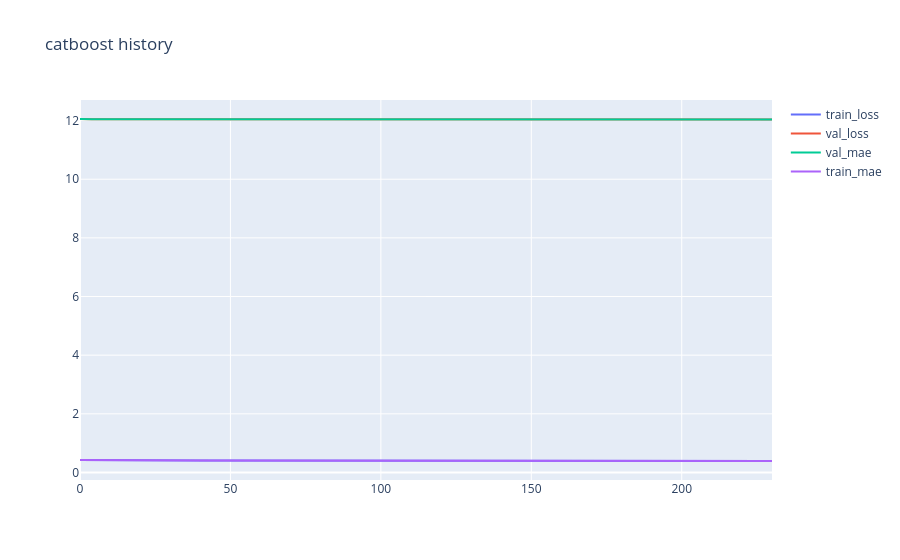
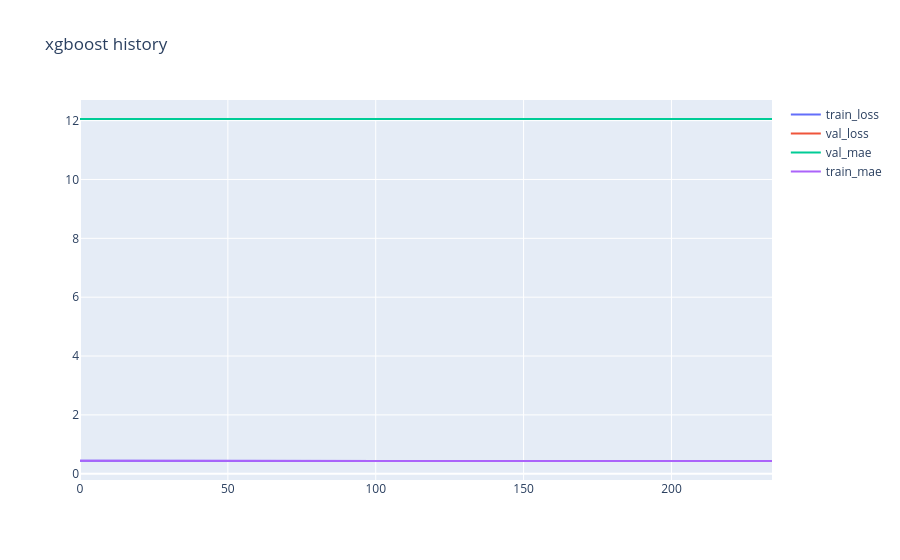
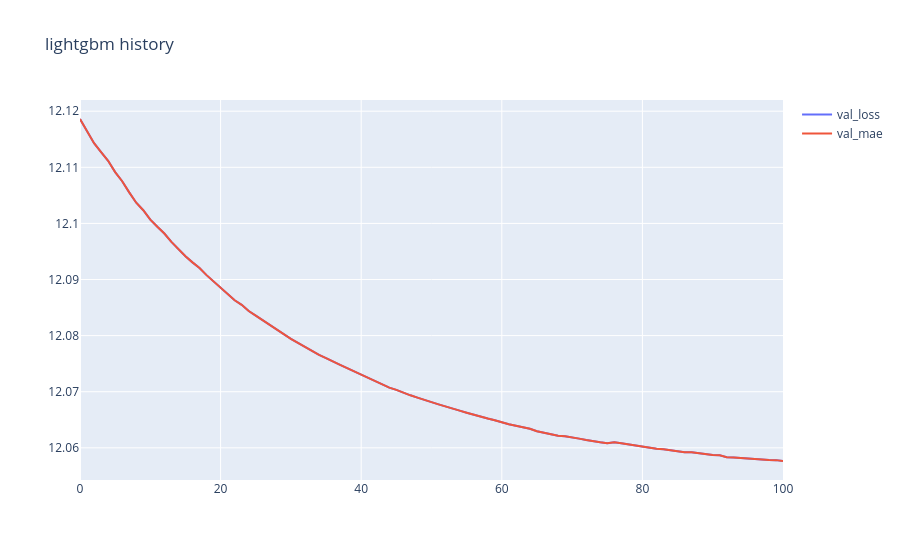
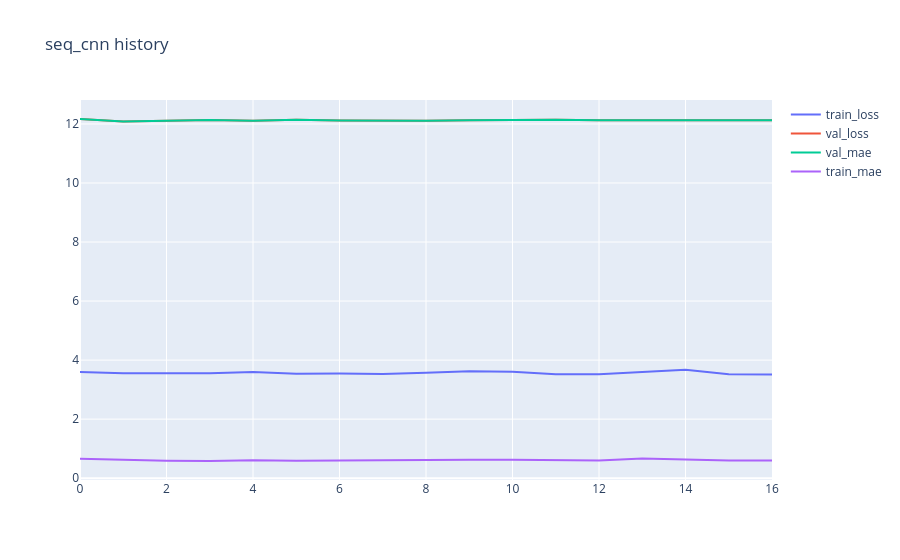

Notebook code for these charts, in order:
### Code cell
display(Markdown("## Learning curves"))
for model in ["catboost", "xgboost", "lightgbm", "seq_cnn", "nasnet_cnn", "ft_transformer", "tabm"]:
    p = RESULTS / model / "history.csv"
    if not p.exists():
        continue
    h = pd.read_csv(p)
    if h.empty:
        continue
    fig = go.Figure()
    for col in ("train_loss", "val_loss", "val_mae", "train_mae"):
        if col in h.columns:
            fig.add_trace(go.Scatter(x=h.get("step"), y=h[col], mode="lines", name=col))
    fig.update_layout(title=f"{model} history")
    fig.write_html(FIG / f"history_{model}.html")
    try:
        fig.show()
    except Exception as e:
        print("show skipped:", e)

### Figure 1 — Plotly figure (JSON) as saved in the notebook; plotly's stock layout.template omitted (floating-point values rounded to 4 significant figures; data arrays with more than 128 entries replaced by an {"elided": "..."} marker saying what was removed)
{"data": [{"mode": "lines", "name": "train_loss", "type": "scatter", "x": {"elided": "231 float values"}, "y": {"elided": "231 float values"}}, {"mode": "lines", "name": "val_loss", "type": "scatter", "x": {"elided": "231 float values"}, "y": {"elided": "231 float values"}}, {"mode": "lines", "name": "val_mae", "type": "scatter", "x": {"elided": "231 float values"}, "y": {"elided": "231 float values"}}, {"mode": "lines", "name": "train_mae", "type": "scatter", "x": {"elided": "231 float values"}, "y": {"elided": "231 float values"}}], "layout": {"title": {"text": "catboost history"}}}

### Figure 2 — Plotly figure (JSON) as saved in the notebook; plotly's stock layout.template omitted (floating-point values rounded to 4 significant figures; data arrays with more than 128 entries replaced by an {"elided": "..."} marker saying what was removed)
{"data": [{"mode": "lines", "name": "train_loss", "type": "scatter", "x": {"elided": "235 float values"}, "y": {"elided": "235 float values"}}, {"mode": "lines", "name": "val_loss", "type": "scatter", "x": {"elided": "235 float values"}, "y": {"elided": "235 float values"}}, {"mode": "lines", "name": "val_mae", "type": "scatter", "x": {"elided": "235 float values"}, "y": {"elided": "235 float values"}}, {"mode": "lines", "name": "train_mae", "type": "scatter", "x": {"elided": "235 float values"}, "y": {"elided": "235 float values"}}], "layout": {"title": {"text": "xgboost history"}}}

### Figure 3 — Plotly figure (JSON) as saved in the notebook; plotly's stock layout.template omitted (floating-point values rounded to 4 significant figures)
{"data": [{"mode": "lines", "name": "val_loss", "type": "scatter", "x": [0.0, 1.0, 2.0, 3.0, 4.0, 5.0, 6.0, 7.0, 8.0, 9.0, 10.0, 11.0, 12.0, 13.0, 14.0, 15.0, 16.0, 17.0, 18.0, 19.0, 20.0, 21.0, 22.0, 23.0, 24.0, 25.0, 26.0, 27.0, 28.0, 29.0, 30.0, 31.0, 32.0, 33.0, 34.0, 35.0, 36.0, 37.0, 38.0, 39.0, 40.0, 41.0, 42.0, 43.0, 44.0, 45.0, 46.0, 47.0, 48.0, 49.0, 50.0, 51.0, 52.0, 53.0, 54.0, 55.0, 56.0, 57.0, 58.0, 59.0, 60.0, 61.0, 62.0, 63.0, 64.0, 65.0, 66.0, 67.0, 68.0, 69.0, 70.0, 71.0, 72.0, 73.0, 74.0, 75.0, 76.0, 77.0, 78.0, 79.0, 80.0, 81.0, 82.0, 83.0, 84.0, 85.0, 86.0, 87.0, 88.0, 89.0, 90.0, 91.0, 92.0, 93.0, 94.0, 95.0, 96.0, 97.0, 98.0, 99.0, 100.0], "y": [12.12, 12.12, 12.11, 12.11, 12.11, 12.11, 12.11, 12.11, 12.1, 12.1, 12.1, 12.1, 12.1, 12.1, 12.1, 12.09, 12.09, 12.09, 12.09, 12.09, 12.09, 12.09, 12.09, 12.09, 12.08, 12.08, 12.08, 12.08, 12.08, 12.08, 12.08, 12.08, 12.08, 12.08, 12.08, 12.08, 12.08, 12.07, 12.07, 12.07, 12.07, 12.07, 12.07, 12.07, 12.07, 12.07, 12.07, 12.07, 12.07, 12.07, 12.07, 12.07, 12.07, 12.07, 12.07, 12.07, 12.07, 12.07, 12.07, 12.06, 12.06, 12.06, 12.06, 12.06, 12.06, 12.06, 12.06, 12.06, 12.06, 12.06, 12.06, 12.06, 12.06, 12.06, 12.06, 12.06, 12.06, 12.06, 12.06, 12.06, 12.06, 12.06, 12.06, 12.06, 12.06, 12.06, 12.06, 12.06, 12.06, 12.06, 12.06, 12.06, 12.06, 12.06, 12.06, 12.06, 12.06, 12.06, 12.06, 12.06, 12.06]}, {"mode": "lines", "name": "val_mae", "type": "scatter", "x": [0.0, 1.0, 2.0, 3.0, 4.0, 5.0, 6.0, 7.0, 8.0, 9.0, 10.0, 11.0, 12.0, 13.0, 14.0, 15.0, 16.0, 17.0, 18.0, 19.0, 20.0, 21.0, 22.0, 23.0, 24.0, 25.0, 26.0, 27.0, 28.0, 29.0, 30.0, 31.0, 32.0, 33.0, 34.0, 35.0, 36.0, 37.0, 38.0, 39.0, 40.0, 41.0, 42.0, 43.0, 44.0, 45.0, 46.0, 47.0, 48.0, 49.0, 50.0, 51.0, 52.0, 53.0, 54.0, 55.0, 56.0, 57.0, 58.0, 59.0, 60.0, 61.0, 62.0, 63.0, 64.0, 65.0, 66.0, 67.0, 68.0, 69.0, 70.0, 71.0, 72.0, 73.0, 74.0, 75.0, 76.0, 77.0, 78.0, 79.0, 80.0, 81.0, 82.0, 83.0, 84.0, 85.0, 86.0, 87.0, 88.0, 89.0, 90.0, 91.0, 92.0, 93.0, 94.0, 95.0, 96.0, 97.0, 98.0, 99.0, 100.0], "y": [12.12, 12.12, 12.11, 12.11, 12.11, 12.11, 12.11, 12.11, 12.1, 12.1, 12.1, 12.1, 12.1, 12.1, 12.1, 12.09, 12.09, 12.09, 12.09, 12.09, 12.09, 12.09, 12.09, 12.09, 12.08, 12.08, 12.08, 12.08, 12.08, 12.08, 12.08, 12.08, 12.08, 12.08, 12.08, 12.08, 12.08, 12.07, 12.07, 12.07, 12.07, 12.07, 12.07, 12.07, 12.07, 12.07, 12.07, 12.07, 12.07, 12.07, 12.07, 12.07, 12.07, 12.07, 12.07, 12.07, 12.07, 12.07, 12.07, 12.06, 12.06, 12.06, 12.06, 12.06, 12.06, 12.06, 12.06, 12.06, 12.06, 12.06, 12.06, 12.06, 12.06, 12.06, 12.06, 12.06, 12.06, 12.06, 12.06, 12.06, 12.06, 12.06, 12.06, 12.06, 12.06, 12.06, 12.06, 12.06, 12.06, 12.06, 12.06, 12.06, 12.06, 12.06, 12.06, 12.06, 12.06, 12.06, 12.06, 12.06, 12.06]}], "layout": {"title": {"text": "lightgbm history"}}}

### Figure 4 — Plotly figure (JSON) as saved in the notebook; plotly's stock layout.template omitted (floating-point values rounded to 4 significant figures)
{"data": [{"mode": "lines", "name": "train_loss", "type": "scatter", "x": [0.0, 1.0, 2.0, 3.0, 4.0, 5.0, 6.0, 7.0, 8.0, 9.0, 10.0, 11.0, 12.0, 13.0, 14.0, 15.0, 16.0], "y": [3.594, 3.557, 3.555, 3.551, 3.601, 3.54, 3.543, 3.529, 3.571, 3.619, 3.605, 3.522, 3.523, 3.606, 3.675, 3.52, 3.512]}, {"mode": "lines", "name": "val_loss", "type": "scatter", "x": [0.0, 1.0, 2.0, 3.0, 4.0, 5.0, 6.0, 7.0, 8.0, 9.0, 10.0, 11.0, 12.0, 13.0, 14.0, 15.0, 16.0], "y": [12.17, 12.08, 12.11, 12.13, 12.11, 12.14, 12.12, 12.11, 12.11, 12.12, 12.14, 12.15, 12.12, 12.13, 12.12, 12.13, 12.12]}, {"mode": "lines", "name": "val_mae", "type": "scatter", "x": [0.0, 1.0, 2.0, 3.0, 4.0, 5.0, 6.0, 7.0, 8.0, 9.0, 10.0, 11.0, 12.0, 13.0, 14.0, 15.0, 16.0], "y": [12.17, 12.08, 12.11, 12.13, 12.11, 12.14, 12.12, 12.11, 12.11, 12.12, 12.14, 12.15, 12.12, 12.13, 12.12, 12.13, 12.12]}, {"mode": "lines", "name": "train_mae", "type": "scatter", "x": [0.0, 1.0, 2.0, 3.0, 4.0, 5.0, 6.0, 7.0, 8.0, 9.0, 10.0, 11.0, 12.0, 13.0, 14.0, 15.0, 16.0], "y": [0.6623, 0.6197, 0.5905, 0.5821, 0.608, 0.5909, 0.601, 0.621, 0.6116, 0.6271, 0.6241, 0.6147, 0.5993, 0.6638, 0.6324, 0.598, 0.6012]}], "layout": {"title": {"text": "seq_cnn history"}}}
